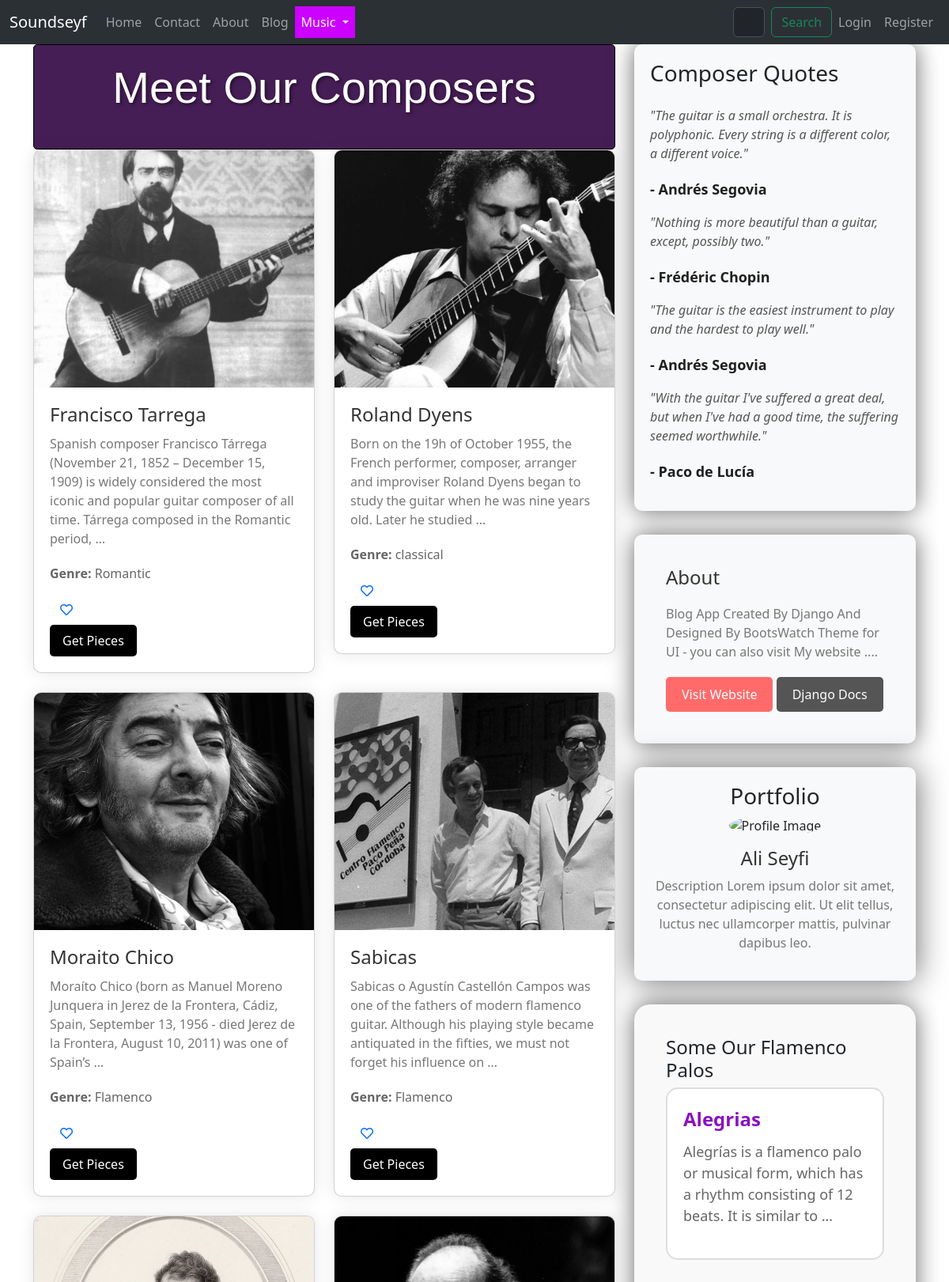
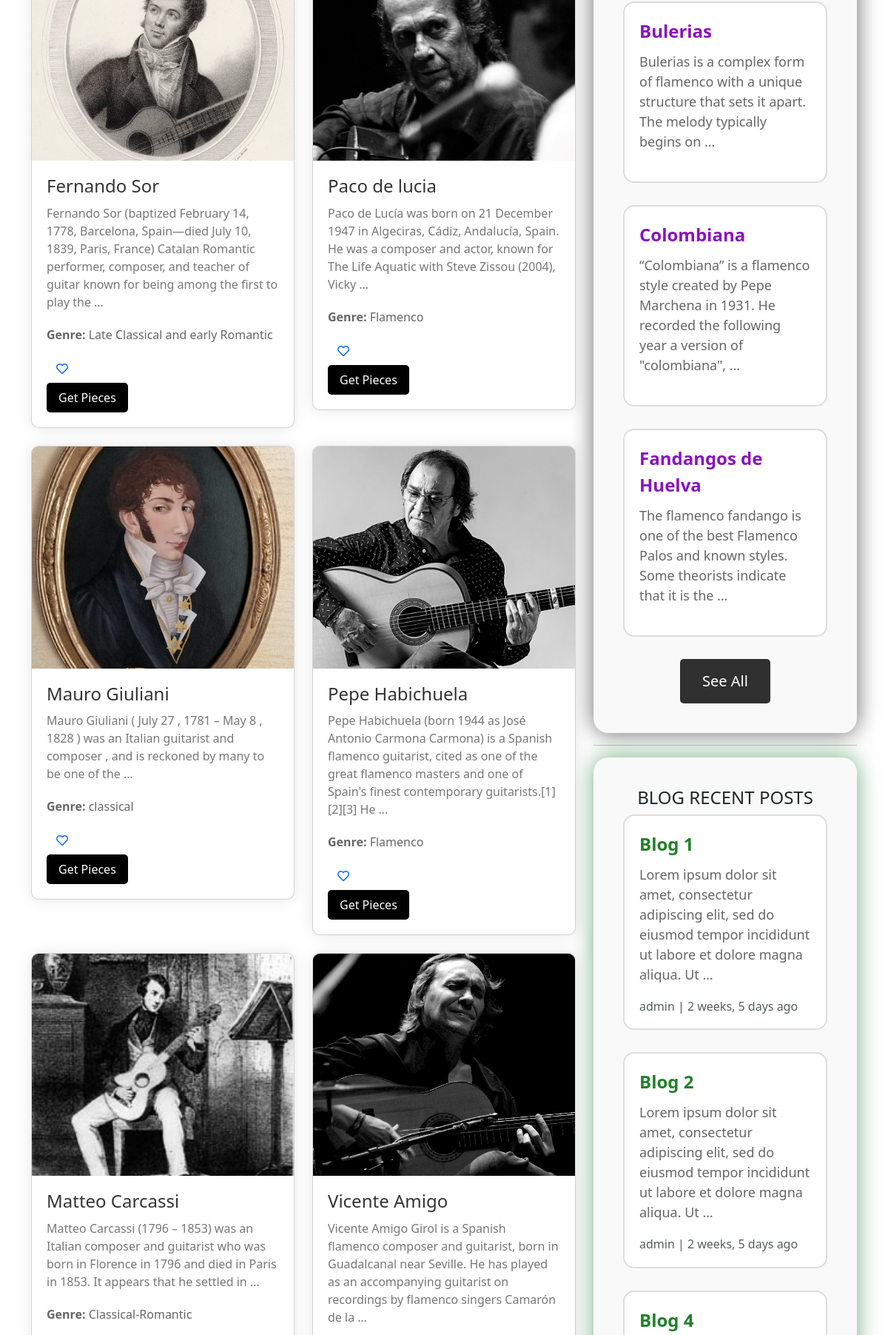
Screenshot of /music/composers (upper part) with the database file from the repository (2 pictures, top to bottom).
### music/models.py (models this page shows, shortened)
class Composer(models.Model):
    name = models.CharField(max_length=255,null=True,blank=True)
    biography = models.TextField(null=True, blank=True)
    image = models.ImageField(upload_to="Composers/" , default="default.jpg")
    genre = models.CharField(max_length=255,null=True,blank=True)
    nationality = models.CharField(blank=True,null=True,max_length=255)

class Palo(models.Model):
    name = models.CharField(max_length=255)
    description = models.TextField(null=True)
    song = models.FileField(upload_to="palos/")
    song_detail = models.TextField(null=True,blank=True)

### blog/models.py (models this page shows, shortened)
class Post(models.Model):
    title = models.CharField(max_length=255,unique=True)
    slug = models.SlugField(max_length=255,unique=True)
    author = models.ForeignKey(User,on_delete=models.CASCADE,null=True)
    content = models.TextField(null=True,blank=True)
    created_on = models.DateTimeField(auto_now_add=True)
    updated_on = models.DateTimeField(auto_now=True)
    published_on = models.DateTimeField(null=True)
    status = models.CharField(max_length=255,choices=STATUS_CHOICES)
    counted_views = models.IntegerField(default=0)
    login_required = models.BooleanField(default=False)
    class Meta:
        ordering = ['-created_on']

### music/views.py (the view)
# urls.py: path('composers',ComposersView , name="composers" ),
def ComposersView(request):
    composers = Composer.objects.all()
    p = Paginator(composers,10)
    try:
        page_number = request.GET.get('page')
        composers = p.get_page(page_number)
    except EmptyPage:
        composers = composers.get_page(1)
    except PageNotAnInteger:
        composers = composers.get_page(1)
    if request.user.is_authenticated:
         favorited_composer_ids = set(request.user.favoritecomposer_set.values_list('composer__id', flat=True))
         context = {"composers": composers, "favorited_composer_ids": favorited_composer_ids}
         return render(request,'music/composers.html',context)
    else:
         context = {"composers": composers}
         return render(request,'music/composers.html',context)

### blog/templatetags/blog-tags.py (called while the page is built)
@register.inclusion_tag('blog/recentposts.html')
def recentpost():
    recentposts = Post.objects.all().order_by('published_on')[:3]
    return  {"recentposts":recentposts}

### music/templatetags/music-tags.py (called while the page is built)
@register.inclusion_tag('music/somepalos.html')
def somepalos():
    somepalos = Palo.objects.all().order_by('name')[:4]
    return  {"somepalos":somepalos}

### templates/music/composers.html (shortened to what this page needs)
{% extends "base.html" %}
{% load static %}
{% load music-tags %}
{% load blog-tags %}
{% load thumbnail %}
{% block content %}
<div class="container">
  <div class="row">
    <div class="col-md-8">
      <div style="background-color: #461e56; border: 1px solid #000000; border-radius: 5px; padding: 20px;">
        <h2 class="card-title text-center mb-4" style="font-size: 3.5rem; font-family: 'Oswald', sans-serif; color: #ffffff; text-shadow: 2px 2px 4px rgba(0, 0, 0, 0.5);">Meet Our Composers</h2>
    </div>      <div class="row">
        {% for composer in composers %}
        <div class="col-md-6 mb-4">
          <div class="card composer-card">
            <img src="{% thumbnail composer.image "600x400" crop="center" as im %}{{ im.url }}{% endthumbnail %}"
              alt="{{ composer.name }}" class="card-img-top composer-image">
            <div class="composer-details">
              <a style="text-decoration: none;" href="{% url 'music:pieces' cid=composer.id %}"><h3 class="card-title composer-name">{{ composer.name }}</h3></a>
              <p class="card-text composer-bio">{{ composer.biography|truncatewords:30 }}</p>
              <p class="composer-genre"><strong>Genre:</strong> {{ composer.genre }}</p>
              <form action="{% url 'music:Favorites' composer_id=composer.id %}" method="post">
                <button type="submit" class="btn btn-link composer-like-button" aria-label="Favorite Composer">
                  {% if composer.id in favorited_composer_ids %}
                    <i class="fas fa-heart text-danger"></i>
                  {% else %}
                    <i class="far fa-heart"></i>
                  {% endif %}
                </button>
              </form>
              <a href="{% url 'music:pieces' cid=composer.id %}"
                class="btn btn-primary composer-button">Get Pieces</a>
            </div>
          </div>
        </div>
        {% endfor %}
      </div>
    </div>
    <div class="col-md-4">
      <div class="quote-card" style="box-shadow: 0 0 30px rgba(0, 0, 0, 0.6);">
        <h3 class="mb-4">Composer Quotes</h3>
        <ul class="list-unstyled">
          <li>
            <p class="quote-text">"The guitar is a small orchestra. It is polyphonic. Every string is a different color, a different voice."</p>
            <p class="quote-author">- Andrés Segovia</p>
          </li>
          <li>
            <p class="quote-text">"Nothing is more beautiful than a guitar, except, possibly two."</p>
            <p class="quote-author">- Frédéric Chopin</p>
          </li>
          <li>
            <p class="quote-text">"The guitar is the easiest instrument to play and the hardest to play well."</p>
            <p class="quote-author">- Andrés Segovia</p>
          </li>
          <li>
            <p class="quote-text">"With the guitar I've suffered a great deal, but when I've had a good time, the suffering seemed worthwhile."</p>
            <p class="quote-author">- Paco de Lucía</p>
          </li>
        </ul>
      </div>
      <div class="about-section" style="box-shadow: 0 0 30px rgba(0, 0, 0, 0.6);">
        <h3 class="about-header">About</h3>
        <p class="about-text">Blog App Created By Django And Designed By BootsWatch Theme for UI - you can also visit My website ....</p>
        <a href="https://bekbrace.com" class="btn btn-danger visit-website-button">Visit Website</a>
        <a href="https://docs.djangoproject.com/en/3.1" class="btn btn-secondary visit-website-button" style="background-color: #555;">Django Docs</a>
      </div>
      <div class="portfolio-section">
        <div style="box-shadow: 0 0 40px rgba(0, 0, 0, 0.6);" class="portfolio-item">
          <h3>Portfolio</h3>
            <img src="{% static 'images/Ali.png' %}" alt="Profile Image" class="profile-image">
            <h4>Ali Seyfi</h4>
            <p>Description Lorem ipsum dolor sit amet, consectetur adipiscing elit. Ut elit tellus, luctus nec ullamcorper mattis, pulvinar dapibus leo.</p>
        </div>
    </div>
    {% somepalos %}
    <hr>
    {% recentpost %}
  </div>
    </div>
  </div>
{% endblock %}

### templates/base.html (shortened to what this page needs)
{% load static %}
{% load thumbnail %}
<!doctype html>
<html lang="en">
<head>
    <link href="https://cdn.jsdelivr.net/npm/bootstrap@5.3.3/dist/css/bootstrap.min.css" rel="stylesheet"
>
    <link rel="stylesheet" href="{% static 'css/footer.css' %}">
    <link rel="stylesheet" href="https://cdnjs.cloudflare.com/ajax/libs/font-awesome/5.15.4/css/all.min.css">
</head>
<body data-bs-theme="light">
    <nav class="navbar navbar-expand-lg bg-body-tertiary" data-bs-theme="dark">
        <div class="container-fluid">
            <a class="navbar-brand" href="{% url 'website:index' %}">Soundseyf</a>
            <div class="collapse navbar-collapse" id="navbarSupportedContent">
                <ul class="navbar-nav me-auto mb-2 mb-lg-0">
                    <li class="nav-item">
                        <a class="nav-link {% if request.path == '/' %}active{% endif %}" aria-current="page"
                            href="{% url 'website:index' %}">Home</a>
                    </li>
                    <li class="nav-item">
                        <a class="nav-link {% if '/contact/' in request.path %}active{% endif %}"
                            href="{% url 'website:contact' %}">Contact</a>
                    </li>
                    <li class="nav-item">
                        <a class="nav-link {% if '/about' in request.path %}active{% endif %}"
                            href="{% url 'website:about' %}">About</a>
                    </li>
                    <li class="nav-item">
                        <a class="nav-link {% if '/blog/' in request.path %}active{% endif %}"
                            href="{% url 'blog:blog-home' %}">Blog</a>
                    </li>
                    <li class="nav-item dropdown">
                        <a class="nav-link dropdown-toggle dropdown-toggle-arrow {% if '/music/' in request.path %}active{% endif %}"
                            href="#" role="button" data-bs-toggle="dropdown" aria-expanded="false">
                            Music
                        </a>
                    </li>
                </ul>
                <form style="padding-left: 45%;" method="get" class="d-flex me-auto" role="search"
                    action="{% url 'music:search' %}">
                    <input class="form-control me-2" name="s" type="search" placeholder="Search Composer fullname"
                        aria-label="Search" list="composer-list">
                    <button class="btn btn-outline-success" type="submit">Search</button>
                </form>
                <ul class="navbar-nav ms-auto">
                    {% if request.user.is_authenticated %}
                    <li class="nav-item dropdown">
                        <a class="nav-link dropdown-toggle" href="#" id="userDropdown" role="button"
                            data-bs-toggle="dropdown" aria-expanded="false">
                            {{ request.user.username }}
                        </a>
                        <ul class="dropdown-menu dropdown-menu-end" aria-labelledby="userDropdown">
                            <li><a class="dropdown-item" href="{% url 'music:Likes' %}">Favorites</a></li>
                            <li>
                                <hr class="dropdown-divider">
                            </li>
                            <li><a class="dropdown-item" href="{% url 'accounts:logout' %}">Logout</a></li>
                        </ul>
                    </li>
                    {% else %}
                    <li class="nav-item">
                        <a class="nav-link btn btn-primary" href="{% url 'accounts:login' %}">Login</a>
                    </li>
                    <li class="nav-item">
                        <a class="nav-link btn btn-success" href="{% url 'accounts:register' %}">Register</a>
                    </li>
                    {% endif %}
                </ul>
            </div>
        </div>
    </nav>
    {% block content %}
    {% endblock content %}
</body>
</html>
{% load sweetify %}

### templates/music/somepalos.html (shortened to what this page needs)
{% load static %}
<!DOCTYPE html>
<html lang="en">
<head>
</head>
<body>
    <div class="flamenco-container">
        <h4>Some Our Flamenco Palos</h4>
        {% for palo in somepalos %}
        <div class="flamenco-palo">
            <div class="flamenco-title">{{ palo.name }}</div>
            <div class="flamenco-snippet">{{ palo.description|truncatewords:20 }}</div>
        </div>
        {% endfor %}
        <a href="{% url 'music:palos' %}" class="see-all-button">See All</a>
    </div>
</body>
</html>

### templates/blog/recentposts.html (shortened to what this page needs)
{% load static %}
{% load humanize %}
<!DOCTYPE html>
<html lang="en">
<head>
</head>
<body>
    <div class="blog-container">
        <h4>BLOG RECENT POSTS</h4>
        {% for post in recentposts %}
        <div class="blog-env">
            <div class="blog-title">{{ post.title }}</div>
            <div class="blog-snippet">{{ post.content|truncatewords:20 }}</div>
            <p class="card-text text-muted h6">{{ post.author }} | {{post.created_on|naturaltime }}</p>
        </div>
        {% endfor %}
    </div>
</body>
</html>

### templates/base.html (style rules this page uses)
.navbar-nav .nav-link.active { color: rgb(255, 255, 255); background-color: rgb(204, 0, 255); }

### templates/music/composers.html (style rules this page uses)
.composer-card { background-color: #fff; border-radius: 10px; box-shadow: 0 0 20px rgba(0, 0, 0, 0.1); overflow: hidden; transition: transform 0.3s ease; }
.composer-image { width: 100%; height: 300px; object-fit: cover; }
.composer-details { padding: 20px; }
.composer-name { font-size: 1.5rem; color: #333; margin-bottom: 10px; }
.composer-genre { font-size: 1rem; color: #666; margin-bottom: 15px; }
.composer-bio { font-size: 1rem; color: #777; margin-bottom: 20px; }
.composer-button { background-color: #000000; color: #fff; border: none; padding: 8px 16px; border-radius: 5px; font-size: 1rem; transition: background-color 0.3s ease; }
.quote-card { background-color: #f8f9fa; border-radius: 10px; padding: 20px; margin-bottom: 20px; }
.quote-text { font-style: italic; color: #555; margin-bottom: 20px; }
.quote-author { font-weight: bold; color: #1f1f1f; font-size: large; }
.about-section { background-color: #f8f9fa; padding: 40px; border-radius: 10px; margin-top: 30px; }
.about-header { font-size: 1.5rem; color: #333; margin-bottom: 20px; }
.about-text { font-size: 1rem; color: #777; margin-bottom: 20px; }
.visit-website-button { background-color: #ff6b6b; color: #fff; border: none; padding: 10px 20px; border-radius: 5px; font-size: 1rem; transition: background-color 0.3s ease; }
.portfolio-section { margin-top: 30px; }
.portfolio-item { margin-bottom: 30px; padding: 20px; background-color: #f8f9fa; border-radius: 10px; box-shadow: 0 0 20px rgba(0, 0, 0, 0.1); text-align: center; }
.profile-image { width: 200px; height: 200px; border-radius: 50%; margin: 0 auto 15px; object-fit: cover; }
.portfolio-item h4 { font-size: 1.5rem; color: #333; }
.portfolio-item p { font-size: 1rem; color: #777; }

### templates/music/somepalos.html (style rules this page uses)
.flamenco-container { background-color: #f9f9f9; padding: 40px; border-radius: 20px; box-shadow: 0 0 30px rgba(0, 0, 0, 0.6); max-width: 800px; margin: 0 auto; display: flex; flex-direction: column; align-items: center; }
.flamenco-palo { margin-bottom: 30px; padding: 20px; border: 2px solid #ddd; border-radius: 15px; background-color: #ffffff; transition: transform 0.3s ease; max-width: 600px; width: 100%; position: relative; }
.flamenco-palo::after { content: ""; position: absolute; top: 0; left: 0; right: 0; bottom: 0; border-radius: 15px; box-shadow: 0 0 20px rgba(0, 0, 0, 0.3); opacity: 0; transition: opacity 0.3s ease; }
.flamenco-title { font-size: 24px; font-weight: bold; color: #8912c0; margin-bottom: 10px; }
.flamenco-snippet { font-size: 18px; color: #666; margin-bottom: 20px; }
.see-all-button { padding: 15px 30px; background-color: #303030; color: #fff; border: none; border-radius: 5px; cursor: pointer; transition: background-color 0.3s ease; text-decoration: none; font-size: 20px; }

### templates/blog/recentposts.html (style rules this page uses)
.blog-container { background-color: #f9f9f9; padding: 40px; border-radius: 20px; box-shadow: 0 0 30px rgba(18, 120, 47, 0.6); max-width: 800px; margin: 0 auto; display: flex; flex-direction: column; align-items: center; }
.blog-env { margin-bottom: 30px; padding: 20px; border: 2px solid #ddd; border-radius: 15px; background-color: #ffffff; transition: transform 0.3s ease; max-width: 600px; width: 100%; position: relative; }
.blog-env::after { content: ""; position: absolute; top: 0; left: 0; right: 0; bottom: 0; border-radius: 15px; box-shadow: 0 0 20px rgba(0, 0, 0, 0.3); opacity: 0; transition: opacity 0.3s ease; }
.blog-title { font-size: 24px; font-weight: bold; color: #218129; margin-bottom: 10px; }
.blog-snippet { font-size: 18px; color: #666; margin-bottom: 20px; }
.see-all-button { padding: 15px 30px; background-color: #303030; color: #fff; border: none; border-radius: 5px; cursor: pointer; transition: background-color 0.3s ease; text-decoration: none; font-size: 20px; }

### rows the page displays
Composer: image (picture), name "Francisco Tarrega", biography "Spanish composer Francisco Tárrega (November 21, 1852 – December 15, 1909) is widely considered the most iconic and popular guitar composer of all time. Tárrega composed in the Romantic period, …", genre "Romantic"
Composer: image (picture), name "Roland Dyens", biography "Born on the 19h of October 1955, the French performer, composer, arranger and improviser Roland Dyens began to study the guitar when he was nine years old. Later he studied …", genre "classical"
Composer: image (picture), name "Moraito Chico", biography "Moraíto Chico (born as Manuel Moreno Junquera in Jerez de la Frontera, Cádiz, Spain, September 13, 1956 - died Jerez de la Frontera, August 10, 2011) was one of Spain’s …", genre "Flamenco"
Composer: image+name (picture), name "Sabicas", biography "Sabicas o Agustín Castellón Campos was one of the fathers of modern flamenco guitar. Although his playing style became antiquated in the fifties, we must not forget his influence on …", genre "Flamenco"
Composer: image (picture), name "Fernando Sor", biography "Fernando Sor (baptized February 14, 1778, Barcelona, Spain—died July 10, 1839, Paris, France) Catalan Romantic performer, composer, and teacher of guitar known for being among the first to play the …", genre "Late Classical and early Romantic"
Composer: image (picture), name "Paco de lucia", biography "Paco de Lucía was born on 21 December 1947 in Algeciras, Cádiz, Andalucía, Spain. He was a composer and actor, known for The Life Aquatic with Steve Zissou (2004), Vicky …", genre "Flamenco"
Composer: image (picture), name "Mauro Giuliani", biography "Mauro Giuliani ( July 27 , 1781 – May 8 , 1828 ) was an Italian guitarist and composer , and is reckoned by many to be one of the …", genre "classical"
Composer: image (picture), name "Pepe Habichuela", biography "Pepe Habichuela (born 1944 as José Antonio Carmona Carmona) is a Spanish flamenco guitarist, cited as one of the great flamenco masters and one of Spain's finest contemporary guitarists.[1][2][3] He …", genre "Flamenco"
Composer: image (picture), name "Matteo Carcassi", biography "Matteo Carcassi (1796 – 1853) was an Italian composer and guitarist who was born in Florence in 1796 and died in Paris in 1853. It appears that he settled in …", genre "Classical-Romantic"
Composer: image (picture), name "Vicente Amigo", biography "Vicente Amigo Girol is a Spanish flamenco composer and guitarist, born in Guadalcanal near Seville. He has played as an accompanying guitarist on recordings by flamenco singers Camarón de la …"
Palo: name "Alegrias", description "Alegrías is a flamenco palo or musical form, which has a rhythm consisting of 12 beats. It is similar to …"
Palo: name "Bulerias", description "Bulerias is a complex form of flamenco with a unique structure that sets it apart. The melody typically begins on …"
Palo: name "Colombiana", description "“Colombiana” is a flamenco style created by Pepe Marchena in 1931. He recorded the following year a version of \"colombiana\", …"
Palo: name "Fandangos de Huelva", description "The flamenco fandango is one of the best Flamenco Palos and known styles. Some theorists indicate that it is the …"
Post: title "Blog 1", content "Lorem ipsum dolor sit amet, consectetur adipiscing elit, sed do eiusmod tempor incididunt ut labore et dolore magna aliqua. Ut …", author "admin", created_on "2 weeks, 5 days ago"
Post: title "Blog 2", content "Lorem ipsum dolor sit amet, consectetur adipiscing elit, sed do eiusmod tempor incididunt ut labore et dolore magna aliqua. Ut …", author "admin", created_on "2 weeks, 5 days ago"
Post: title "Blog 4"
